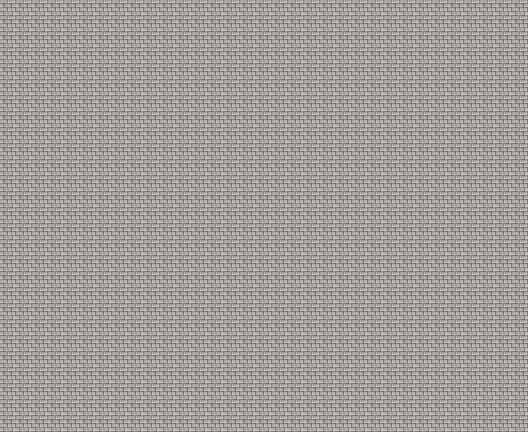

Tiled map render using the project's own tile images. Description and the map definition, with tile-layer contents summarised, below:
An orthogonal 33x27 tile map with 16x16 px tiles, 2 tile layers (Tile Layer 1, Ceil 2), 2 tilesets and 2 objects (2x Character).

<map version="2017.05.26" orientation="orthogonal" renderorder="right-down" width="33" height="27" tilewidth="16" tileheight="16" nextobjectid="16">
 <properties>
  <property name="3d" value="true" />
  <property name="displayLayer" value="duel" />
  <property name="type" value="duel" />
 </properties>
 <tileset firstgid="1" source="../../tilesets/debug_eris.tsx" />
 <tileset firstgid="513" source="../../tilesets/chip04d_castle.tsx" />
 <layer name="Tile Layer 1" width="33" height="27">
  <properties>
   <property name="3d" value="" />
  </properties>
  <data>[891 cells, 841 non-empty, 6 distinct tile ids]</data>
 </layer>
 <objectgroup name="Object Layer 1">
  <properties>
   <property name="3d" value="" />
  </properties>
  <object id="11" name="TargetA" type="Character" x="224" y="176" width="16" height="16">
   <properties>
    <property name="3d" value="true" />
    <property name="face" value="east" />
    <property name="sprite" value="whitescrew_hero01" />
    <property name="target" value="attacker" />
   </properties>
  </object>
  <object id="13" name="TargetB" type="Character" x="288" y="176" width="16" height="16">
   <properties>
    <property name="3d" value="true" />
    <property name="face" value="west" />
    <property name="sprite" value="whitescrew_skeleton" />
    <property name="target" value="defender" />
   </properties>
  </object>
 </objectgroup>
 <layer name="Ceil 2" width="33" height="27">
  <properties>
   <property name="3d" value="" />
   <property name="ceil" value="interior" />
   <property name="z" type="float" value="3" />
  </properties>
  <data>[891 cells, 891 non-empty, 1 distinct tile ids]</data>
 </layer>
</map>
